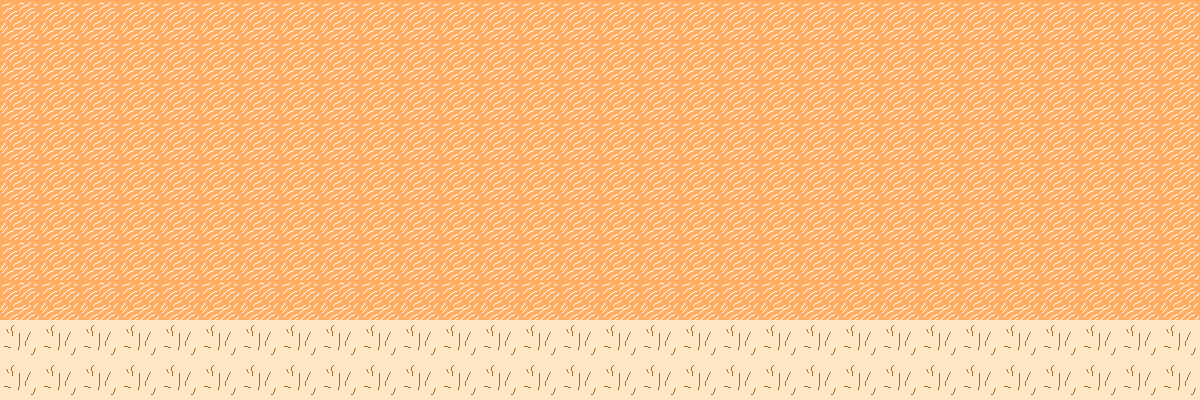

Tiled map render using the project's own tile images. Description and the whole map definition, tile-layer contents included, below:
An orthogonal 30x10 tile map with 40x40 px tiles, 1 tile layer (Tile Layer 1).

<map version="1.0" orientation="orthogonal" renderorder="right-down" width="30" height="10" tilewidth="40" tileheight="40" nextobjectid="1">
 <tileset firstgid="1" name="tileset" tilewidth="40" tileheight="40" tilecount="4" columns="2">
  <image source="tileset.png" width="80" height="80" />
  <tile id="0">
   <properties>
    <property name="name" value="enter" />
   </properties>
  </tile>
  <tile id="1">
   <properties>
    <property name="name" value="grass" />
   </properties>
  </tile>
  <tile id="2">
   <properties>
    <property name="name " value="sky" />
   </properties>
  </tile>
  <tile id="3">
   <properties>
    <property name="name" value="hole" />
   </properties>
  </tile>
 </tileset>
 <layer name="Tile Layer 1" width="30" height="10">
  <data encoding="csv">
3,3,3,3,3,3,3,3,3,3,3,3,3,3,3,3,3,3,3,3,3,3,3,3,3,3,3,3,3,3,
3,3,3,3,3,3,3,3,3,3,3,3,3,3,3,3,3,3,3,3,3,3,3,3,3,3,3,3,3,3,
3,3,3,3,3,3,3,3,3,3,3,3,3,3,3,3,3,3,3,3,3,3,3,3,3,3,3,3,3,3,
3,3,3,3,3,3,3,3,3,3,3,3,3,3,3,3,3,3,3,3,3,3,3,3,3,3,3,3,3,3,
3,3,3,3,3,3,3,3,3,3,3,3,3,3,3,3,3,3,3,3,3,3,3,3,3,3,3,3,3,3,
3,3,3,3,3,3,3,3,3,3,3,3,3,3,3,3,3,3,3,3,3,3,3,3,3,3,3,3,3,3,
3,3,3,3,3,3,3,3,3,3,3,3,3,3,3,3,3,3,3,3,3,3,3,3,3,3,3,3,3,3,
3,3,3,3,3,3,3,3,3,3,3,3,3,3,3,3,3,3,3,3,3,3,3,3,3,3,3,3,3,3,
4,4,4,4,4,4,4,4,4,4,4,4,4,4,4,4,4,4,4,4,4,4,4,4,4,4,4,4,4,4,
4,4,4,4,4,4,4,4,4,4,4,4,4,4,4,4,4,4,4,4,4,4,4,4,4,4,4,4,4,4
</data>
 </layer>
</map>
